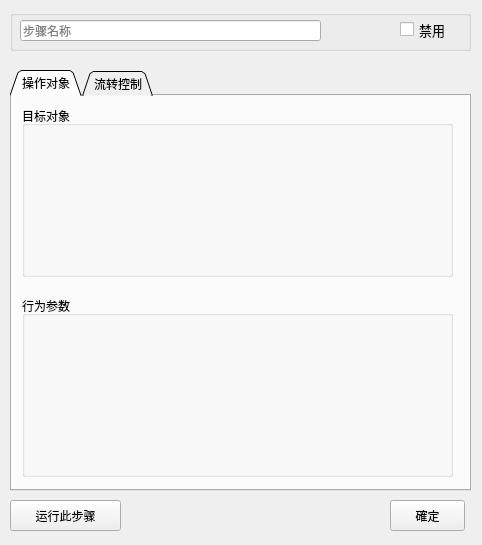
<?xml version="1.0" encoding="UTF-8"?>
<ui version="4.0">
 <class>frm_step_edit</class>
 <widget class="QWidget" name="frm_step_edit">
  <property name="windowModality">
   <enum>Qt::ApplicationModal</enum>
  </property>
  <property name="geometry">
   <rect>
    <x>0</x>
    <y>0</y>
    <width>482</width>
    <height>545</height>
   </rect>
  </property>
  <property name="sizePolicy">
   <sizepolicy hsizetype="Fixed" vsizetype="Fixed">
    <horstretch>0</horstretch>
    <verstretch>0</verstretch>
   </sizepolicy>
  </property>
  <property name="windowTitle">
   <string>seebot</string>
  </property>
  <property name="autoFillBackground">
   <bool>true</bool>
  </property>
  <widget class="QTabWidget" name="tab_step">
   <property name="geometry">
    <rect>
     <x>10</x>
     <y>70</y>
     <width>461</width>
     <height>421</height>
    </rect>
   </property>
   <property name="baseSize">
    <size>
     <width>0</width>
     <height>0</height>
    </size>
   </property>
   <property name="focusPolicy">
    <enum>Qt::ClickFocus</enum>
   </property>
   <property name="contextMenuPolicy">
    <enum>Qt::DefaultContextMenu</enum>
   </property>
   <property name="acceptDrops">
    <bool>false</bool>
   </property>
   <property name="layoutDirection">
    <enum>Qt::LeftToRight</enum>
   </property>
   <property name="tabPosition">
    <enum>QTabWidget::North</enum>
   </property>
   <property name="tabShape">
    <enum>QTabWidget::Triangular</enum>
   </property>
   <property name="currentIndex">
    <number>0</number>
   </property>
   <property name="elideMode">
    <enum>Qt::ElideNone</enum>
   </property>
   <property name="documentMode">
    <bool>false</bool>
   </property>
   <widget class="QWidget" name="tab_target">
    <attribute name="title">
     <string>操作对象</string>
    </attribute>
    <widget class="QGroupBox" name="grb_target">
     <property name="geometry">
      <rect>
       <x>10</x>
       <y>10</y>
       <width>431</width>
       <height>171</height>
      </rect>
     </property>
     <property name="title">
      <string>目标对象</string>
     </property>
     <widget class="QWidget" name="formLayoutWidget_3">
      <property name="geometry">
       <rect>
        <x>20</x>
        <y>30</y>
        <width>391</width>
        <height>131</height>
       </rect>
      </property>
      <layout class="QFormLayout" name="fol_target"/>
     </widget>
    </widget>
    <widget class="QGroupBox" name="grb_action">
     <property name="geometry">
      <rect>
       <x>10</x>
       <y>200</y>
       <width>431</width>
       <height>181</height>
      </rect>
     </property>
     <property name="title">
      <string>行为参数</string>
     </property>
     <widget class="QWidget" name="formLayoutWidget_4">
      <property name="geometry">
       <rect>
        <x>20</x>
        <y>30</y>
        <width>391</width>
        <height>141</height>
       </rect>
      </property>
      <layout class="QFormLayout" name="fol_action"/>
     </widget>
    </widget>
   </widget>
   <widget class="QWidget" name="tab_trans">
    <attribute name="title">
     <string>流转控制</string>
    </attribute>
    <widget class="QGroupBox" name="groupBox">
     <property name="geometry">
      <rect>
       <x>10</x>
       <y>10</y>
       <width>461</width>
       <height>181</height>
      </rect>
     </property>
     <property name="title">
      <string>执行参数</string>
     </property>
     <widget class="QWidget" name="formLayoutWidget">
      <property name="geometry">
       <rect>
        <x>30</x>
        <y>20</y>
        <width>411</width>
        <height>152</height>
       </rect>
      </property>
      <layout class="QFormLayout" name="formLayout">
       <property name="labelAlignment">
        <set>Qt::AlignCenter</set>
       </property>
       <item row="0" column="0">
        <widget class="QLabel" name="Label">
         <property name="text">
          <string>执行成功跳转</string>
         </property>
        </widget>
       </item>
       <item row="0" column="1">
        <widget class="QLineEdit" name="let_skip_to">
         <property name="enabled">
          <bool>true</bool>
         </property>
         <property name="placeholderText">
          <string>顺序执行</string>
         </property>
        </widget>
       </item>
       <item row="1" column="0">
        <widget class="QLabel" name="Label_2">
         <property name="text">
          <string>超时时间</string>
         </property>
        </widget>
       </item>
       <item row="1" column="1">
        <widget class="QLineEdit" name="let_timeout">
         <property name="placeholderText">
          <string>10秒</string>
         </property>
        </widget>
       </item>
       <item row="2" column="0">
        <widget class="QLabel" name="Label_3">
         <property name="text">
          <string>跳过此步骤条件</string>
         </property>
        </widget>
       </item>
       <item row="2" column="1">
        <widget class="QLineEdit" name="let_skip_condition">
         <property name="placeholderText">
          <string>无</string>
         </property>
        </widget>
       </item>
       <item row="3" column="0">
        <widget class="QLabel" name="Label_4">
         <property name="text">
          <string>执行前等待</string>
         </property>
        </widget>
       </item>
       <item row="3" column="1">
        <widget class="QLineEdit" name="let_wait_before">
         <property name="placeholderText">
          <string>不等待</string>
         </property>
        </widget>
       </item>
       <item row="4" column="0">
        <widget class="QLabel" name="Label_5">
         <property name="text">
          <string>执行后等待</string>
         </property>
        </widget>
       </item>
       <item row="4" column="1">
        <widget class="QLineEdit" name="let_wait_after">
         <property name="placeholderText">
          <string>不等待</string>
         </property>
        </widget>
       </item>
      </layout>
     </widget>
    </widget>
    <widget class="QGroupBox" name="groupBox_2">
     <property name="geometry">
      <rect>
       <x>10</x>
       <y>200</y>
       <width>461</width>
       <height>161</height>
      </rect>
     </property>
     <property name="title">
      <string>异常处理</string>
     </property>
     <widget class="QWidget" name="formLayoutWidget_2">
      <property name="geometry">
       <rect>
        <x>30</x>
        <y>20</y>
        <width>411</width>
        <height>121</height>
       </rect>
      </property>
      <layout class="QFormLayout" name="formLayout_2">
       <property name="horizontalSpacing">
        <number>6</number>
       </property>
       <item row="0" column="0">
        <widget class="QLabel" name="Label_6">
         <property name="text">
          <string>出现异常时</string>
         </property>
        </widget>
       </item>
       <item row="0" column="1">
        <widget class="QComboBox" name="failed_strategy">
         <item>
          <property name="text">
           <string>中止流程</string>
          </property>
         </item>
         <item>
          <property name="text">
           <string>忽略</string>
          </property>
         </item>
         <item>
          <property name="text">
           <string>跳转</string>
          </property>
         </item>
        </widget>
       </item>
       <item row="1" column="0">
        <widget class="QLabel" name="Label_7">
         <property name="text">
          <string>异常跳转至</string>
         </property>
        </widget>
       </item>
       <item row="1" column="1">
        <widget class="QComboBox" name="cmb_false_skip_to"/>
       </item>
       <item row="2" column="0">
        <widget class="QLabel" name="Label_8">
         <property name="text">
          <string>失败重试次数</string>
         </property>
        </widget>
       </item>
       <item row="2" column="1">
        <widget class="QLineEdit" name="let_failed_retry">
         <property name="placeholderText">
          <string>不重试</string>
         </property>
        </widget>
       </item>
      </layout>
     </widget>
    </widget>
   </widget>
  </widget>
  <widget class="QPushButton" name="btn_run">
   <property name="geometry">
    <rect>
     <x>10</x>
     <y>500</y>
     <width>111</width>
     <height>31</height>
    </rect>
   </property>
   <property name="text">
    <string>运行此步骤</string>
   </property>
  </widget>
  <widget class="QPushButton" name="btn_save">
   <property name="geometry">
    <rect>
     <x>390</x>
     <y>500</y>
     <width>75</width>
     <height>31</height>
    </rect>
   </property>
   <property name="text">
    <string>確定</string>
   </property>
  </widget>
  <widget class="QGroupBox" name="groupBox_3">
   <property name="geometry">
    <rect>
     <x>10</x>
     <y>10</y>
     <width>461</width>
     <height>41</height>
    </rect>
   </property>
   <property name="title">
    <string/>
   </property>
   <widget class="QLineEdit" name="let_step_name">
    <property name="geometry">
     <rect>
      <x>10</x>
      <y>10</y>
      <width>301</width>
      <height>21</height>
     </rect>
    </property>
    <property name="placeholderText">
     <string>步骤名称</string>
    </property>
   </widget>
   <widget class="QCheckBox" name="ckb_status">
    <property name="geometry">
     <rect>
      <x>390</x>
      <y>10</y>
      <width>61</width>
      <height>19</height>
     </rect>
    </property>
    <property name="font">
     <font>
      <pointsize>10</pointsize>
     </font>
    </property>
    <property name="text">
     <string>禁用</string>
    </property>
   </widget>
  </widget>
 </widget>
 <resources/>
 <connections/>
</ui>
